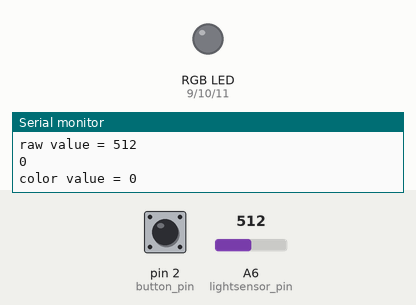
Simulated run of this sketch. Board: Arduino Nano, built with avr-gcc and run on an emulated ATmega328P. On the bench: an RGB LED mixed from three pins (HIGH = lit), the last lines printed to the serial monitor. Dashed ring = blinking. The test bench sets the inputs (shaded band); at power-on: pin 2 (button_pin) LOW, A6 (lightsensor_pin) = 512. Dim RGB values are drawn brighter than linear.

Above: at 1.2 s.
1.3 s: pin 2 (button_pin) pulled HIGH for 1 s
At 1.46 s:
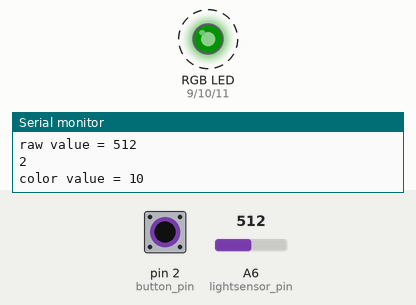
4.3 s: A6 (lightsensor_pin) set to 190
At 4.7 s:
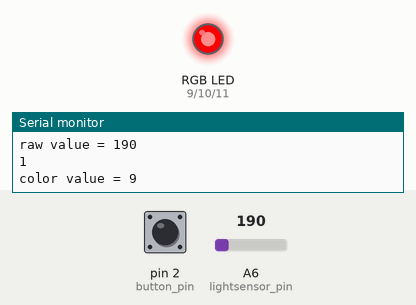
5.8 s: pin 2 (button_pin) pulled HIGH for 0.15 s
At 6.3 s:
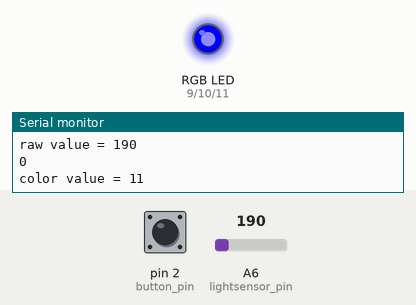
7.4 s: pin 2 (button_pin) pulled HIGH for 3.2 s
At 11.1 s:
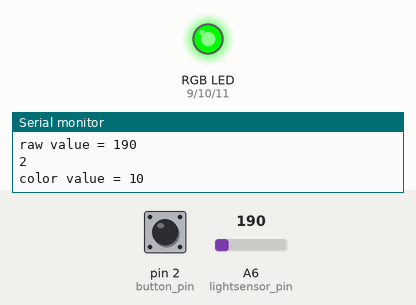
13.6 s: A6 (lightsensor_pin) set to 410
At 14.3 s:
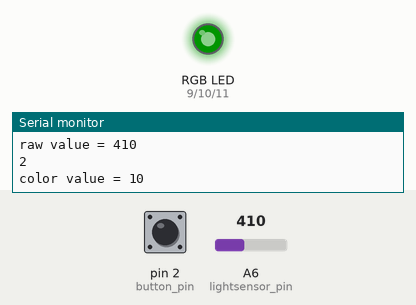
Timing chart, 0 to 16.1 s (numbered marks = the images above; inputs shaded):
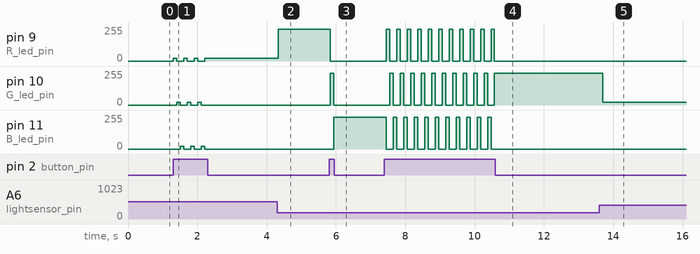

The sketch:

sketch_may24a.ino
```cpp
const int R_led_pin = 9;
const int G_led_pin = 10;
const int B_led_pin = 11;
int mapped_led_power = 0;
char led_color;

int color_pin = 0;
int mode = 0;

const int lightsensor_pin = A6;
int lightsensor_value = 0;

const int button_pin = 2;
int button_value = 0;
int count = 0;
void setup() {
  Serial.begin(9600);
  // Setting the pin mode for modules
  pinMode(R_led_pin,OUTPUT);
  pinMode(G_led_pin,OUTPUT);
  pinMode(B_led_pin,OUTPUT);
  //
  pinMode(lightsensor_pin,INPUT);
  pinMode(button_pin,INPUT);
}

void loop() {

  lightsensor_value = analogRead(lightsensor_pin);
  button_value = digitalRead(button_pin);
  Serial.print("raw value = ");
  Serial.println(lightsensor_value);
  //mapped_led_power = map(lightsensor_value, 100, 600, 255, 0);

  if(lightsensor_value >=600)
    mapped_led_power = 20;
  else if(lightsensor_value >=400 && lightsensor_value<600)
    mapped_led_power = 20;
  else if(lightsensor_value >=200 && lightsensor_value<400)
    mapped_led_power = 40;
  else if(lightsensor_value >=0 && lightsensor_value<200)
    mapped_led_power = 240;

  //Serial.print("mapped value = ");
  //Serial.println(mapped_led_power);

  if(button_value==1 && mode==0){
    mode++;
    color_pin = R_led_pin;
  }else if(button_value==1 && mode==1){
    mode++;
    color_pin = G_led_pin;
  }else if(button_value ==1 && mode==2){
    mode=0;
    color_pin = B_led_pin;
  }
  Serial.println(mode);
  Serial.print("color value = ");
  Serial.println(color_pin);

  digitalWrite(R_led_pin,LOW);
  digitalWrite(G_led_pin,LOW);
  digitalWrite(B_led_pin,LOW);
  analogWrite(color_pin, mapped_led_power);
  delay(100);

}
```

Measured:
- after the input at 1.3 s, pin 9 (R_led_pin): alternates 20/255 for 0.10 s and 0/255 for 0.20 s, 7 changes in all, then stays 20/255, starting at once; pin 10 (G_led_pin): alternates 20/255 for 0.10 s and 0/255 for 0.20 s, 6 changes in all, then stays 0/255, starting after 0.11 s
- after the input at 4.3 s, pin 9 (R_led_pin): 20/255 → 240/255 at once
- after the input at 5.8 s, pin 9 (R_led_pin): 240/255 → 0/255 at once; pin 10 (G_led_pin): 0/255 → 240/255 at once, → 0/255 0.10 s later; pin 11 (B_led_pin): 0/255 → 240/255 after 0.14 s
- after the input at 7.4 s, pin 9 (R_led_pin): alternates 240/255 for 0.10 s and 0/255 for 0.20 s, 22 changes in all, then stays 0/255, starting after 0.05 s; pin 10 (G_led_pin): alternates 240/255 for 0.10 s and 0/255 for 0.20 s, 21 changes in all, then stays 240/255, starting after 0.15 s
- after the input at 13.6 s, pin 10 (G_led_pin): 240/255 → 20/255 after 0.10 s
